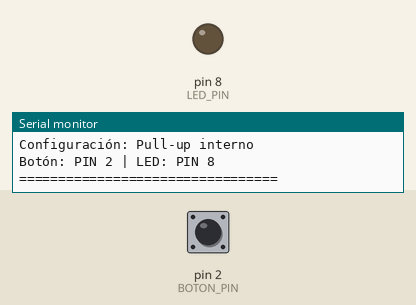
A sketch run on a simulated Arduino Uno, built with avr-gcc and run on an emulated ATmega328P. Parts: output pins drawn as LEDs (lit = HIGH), the last lines printed to the serial monitor. The inputs (shaded band) are chosen by the test bench; at power-on: pin 2 (BOTON_PIN) HIGH.

Above: at 1.2 s.
1.3 s: pin 2 (BOTON_PIN) pulled LOW for 0.15 s
At 1.37 s:
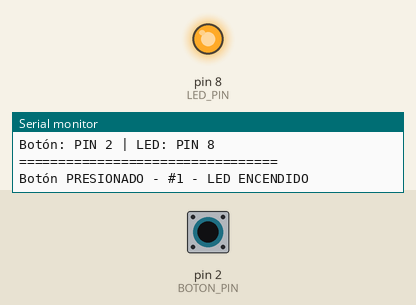
2.9 s: pin 2 (BOTON_PIN) pulled LOW for 3.2 s
At 7.4 s:
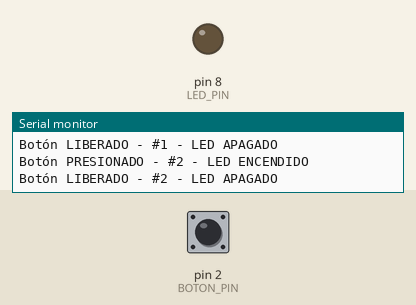
Timing chart, 0 to 8.9 s (numbered marks = the images above; inputs shaded):
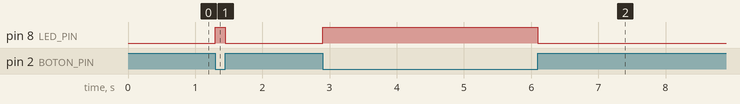

Measured:
- after the input at 1.3 s, pin 8 (LED_PIN): LOW → HIGH at once, → LOW 0.15 s later
- after the input at 2.9 s, pin 8 (LED_PIN): LOW → HIGH at once, → LOW 3.2 s later

The sketch:

Parte2.ino
```cpp
const int LED_PIN = 8;
const int BOTON_PIN = 2;

int contador = 0;
int ultimoEstadoBoton = HIGH;

void setup() {

  pinMode(LED_PIN, OUTPUT);

  pinMode(BOTON_PIN, INPUT_PULLUP);

  Serial.begin(9600);
  Serial.println("=== Laboratorio 02 - Iniciado ===");
  Serial.println("Configuración: Pull-up interno");
  Serial.println("Botón: PIN 2 | LED: PIN 8");
  Serial.println("=================================");
}

void loop() {

  int estadoActual = digitalRead(BOTON_PIN);

  if (estadoActual == LOW) {
    digitalWrite(LED_PIN, HIGH);
  } else {
    digitalWrite(LED_PIN, LOW);
  }


  if (estadoActual != ultimoEstadoBoton) {
    if (estadoActual == LOW) {

      contador++;
      Serial.print("Botón PRESIONADO - #");
      Serial.print(contador);
      Serial.println(" - LED ENCENDIDO");
    } else {

      Serial.print("Botón LIBERADO - #");
      Serial.print(contador);
      Serial.println(" - LED APAGADO");
    }

    delay(50);
  }

  ultimoEstadoBoton = estadoActual;
}
```
